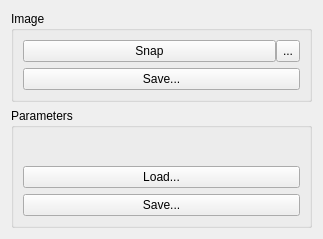
<ui version="4.0" >
 <class>CSnapImageGuiComp</class>
 <widget class="QWidget" name="CSnapImageGuiComp" >
  <property name="geometry" >
   <rect>
    <x>0</x>
    <y>0</y>
    <width>323</width>
    <height>239</height>
   </rect>
  </property>
  <property name="windowTitle" >
   <string>Form</string>
  </property>
  <layout class="QVBoxLayout" >
   <item>
    <widget class="QFrame" name="frame" >
     <property name="sizePolicy" >
      <sizepolicy vsizetype="Preferred" hsizetype="Preferred" >
       <horstretch>1</horstretch>
       <verstretch>0</verstretch>
      </sizepolicy>
     </property>
     <property name="frameShape" >
      <enum>QFrame::NoFrame</enum>
     </property>
     <property name="frameShadow" >
      <enum>QFrame::Raised</enum>
     </property>
     <layout class="QVBoxLayout" >
      <property name="spacing" >
       <number>6</number>
      </property>
      <property name="leftMargin" >
       <number>0</number>
      </property>
      <property name="topMargin" >
       <number>0</number>
      </property>
      <property name="rightMargin" >
       <number>0</number>
      </property>
      <property name="bottomMargin" >
       <number>0</number>
      </property>
      <item>
       <widget class="QGroupBox" name="groupBox" >
        <property name="sizePolicy" >
         <sizepolicy vsizetype="Maximum" hsizetype="Preferred" >
          <horstretch>0</horstretch>
          <verstretch>0</verstretch>
         </sizepolicy>
        </property>
        <property name="title" >
         <string>Image</string>
        </property>
        <layout class="QVBoxLayout" >
         <property name="spacing" >
          <number>6</number>
         </property>
         <property name="leftMargin" >
          <number>9</number>
         </property>
         <property name="topMargin" >
          <number>9</number>
         </property>
         <property name="rightMargin" >
          <number>9</number>
         </property>
         <property name="bottomMargin" >
          <number>9</number>
         </property>
         <item>
          <layout class="QHBoxLayout" >
           <property name="spacing" >
            <number>0</number>
           </property>
           <property name="leftMargin" >
            <number>0</number>
           </property>
           <property name="topMargin" >
            <number>0</number>
           </property>
           <property name="rightMargin" >
            <number>0</number>
           </property>
           <property name="bottomMargin" >
            <number>0</number>
           </property>
           <item>
            <widget class="QPushButton" name="SnapImageButton" >
             <property name="sizePolicy" >
              <sizepolicy vsizetype="Fixed" hsizetype="Preferred" >
               <horstretch>0</horstretch>
               <verstretch>0</verstretch>
              </sizepolicy>
             </property>
             <property name="text" >
              <string>Snap</string>
             </property>
            </widget>
           </item>
           <item>
            <widget class="QToolButton" name="LiveImageButton" >
             <property name="sizePolicy" >
              <sizepolicy vsizetype="Preferred" hsizetype="Fixed" >
               <horstretch>0</horstretch>
               <verstretch>0</verstretch>
              </sizepolicy>
             </property>
             <property name="text" >
              <string>...</string>
             </property>
             <property name="icon" >
              <iconset/>
             </property>
             <property name="checkable" >
              <bool>true</bool>
             </property>
            </widget>
           </item>
          </layout>
         </item>
         <item>
          <widget class="QPushButton" name="SaveImageButton" >
           <property name="sizePolicy" >
            <sizepolicy vsizetype="Fixed" hsizetype="Preferred" >
             <horstretch>0</horstretch>
             <verstretch>0</verstretch>
            </sizepolicy>
           </property>
           <property name="text" >
            <string>Save...</string>
           </property>
          </widget>
         </item>
        </layout>
       </widget>
      </item>
      <item>
       <widget class="QGroupBox" name="ParamsGB" >
        <property name="title" >
         <string>Parameters</string>
        </property>
        <layout class="QVBoxLayout" >
         <property name="spacing" >
          <number>6</number>
         </property>
         <property name="leftMargin" >
          <number>9</number>
         </property>
         <property name="topMargin" >
          <number>9</number>
         </property>
         <property name="rightMargin" >
          <number>9</number>
         </property>
         <property name="bottomMargin" >
          <number>9</number>
         </property>
         <item>
          <widget class="QFrame" name="ParamsFrame" >
           <property name="frameShape" >
            <enum>QFrame::NoFrame</enum>
           </property>
           <property name="frameShadow" >
            <enum>QFrame::Raised</enum>
           </property>
           <layout class="QVBoxLayout" >
            <property name="spacing" >
             <number>6</number>
            </property>
            <property name="leftMargin" >
             <number>0</number>
            </property>
            <property name="topMargin" >
             <number>0</number>
            </property>
            <property name="rightMargin" >
             <number>0</number>
            </property>
            <property name="bottomMargin" >
             <number>0</number>
            </property>
           </layout>
          </widget>
         </item>
         <item>
          <widget class="QPushButton" name="LoadParamsButton" >
           <property name="sizePolicy" >
            <sizepolicy vsizetype="Fixed" hsizetype="Preferred" >
             <horstretch>0</horstretch>
             <verstretch>0</verstretch>
            </sizepolicy>
           </property>
           <property name="text" >
            <string>Load...</string>
           </property>
          </widget>
         </item>
         <item>
          <widget class="QPushButton" name="SaveParamsButton" >
           <property name="sizePolicy" >
            <sizepolicy vsizetype="Fixed" hsizetype="Preferred" >
             <horstretch>0</horstretch>
             <verstretch>0</verstretch>
            </sizepolicy>
           </property>
           <property name="text" >
            <string>Save...</string>
           </property>
          </widget>
         </item>
        </layout>
       </widget>
      </item>
     </layout>
    </widget>
   </item>
  </layout>
 </widget>
 <resources/>
 <connections/>
</ui>
